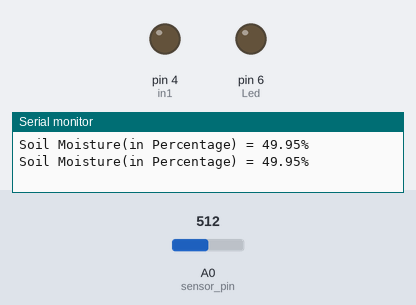
Simulated run of this sketch. Board: Arduino Uno, built with avr-gcc and run on an emulated ATmega328P. Shown: output pins drawn as LEDs (lit = HIGH), the last lines printed to the serial monitor. The inputs (shaded band) are chosen by the test bench; at power-on: A0 (sensor_pin) = 512.

Above: at 1.8 s.
1.9 s: A0 (sensor_pin) set to 599
4.2 s: A0 (sensor_pin) set to 625
At 7.2 s:
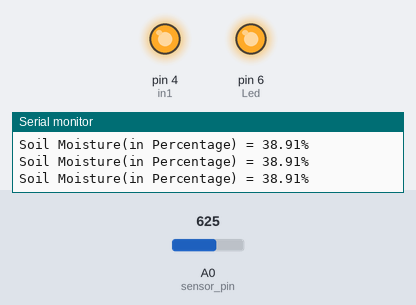
7.5 s: A0 (sensor_pin) set to 511
At 9.5 s:
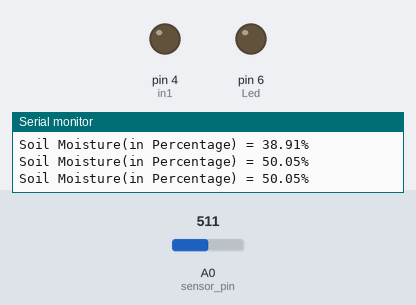
10.5 s: A0 (sensor_pin) set to 716
At 13.1 s:
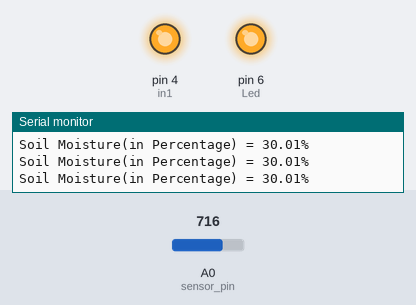
Timing chart, 0 to 14.5 s (numbered marks = the images above; inputs shaded):
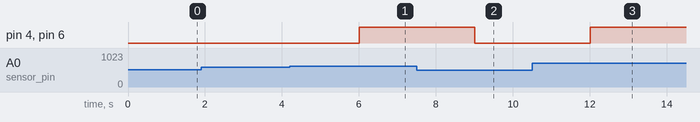

The sketch:

3._block_City.ino
```cpp
const int sensor_pin = A0;  /* Connect Soil moisture analog sensor pin to A0 of NodeMCU */
const int in1 = 4;
const int Led= 6;
void setup() {
  Serial.begin(9600); /* Define baud rate for serial communication */
}

void loop() {
  float moisture_percentage;

  moisture_percentage = ( 100.00 - ( (analogRead(sensor_pin)/1023.00) * 100.00 ) );

  Serial.print("Soil Moisture(in Percentage) = ");
  Serial.print(moisture_percentage);
  Serial.println("%");

  delay(1000);
  if (moisture_percentage <40)
   {
    analogWrite(in1,255);
   analogWrite(Led,255);
   }
 else
 {
    analogWrite(in1,0);
analogWrite(Led,0);

   }
}
```

Measured:
- the behaviour switches between 613 and 614 on A0 (sensor_pin) (found by bisection; images 0 and 1)
- after the input at 4.2 s, pin 4 (in1), pin 6 (Led): LOW → HIGH after 1.8 s
- after the input at 7.5 s, pin 4 (in1), pin 6 (Led): HIGH → LOW after 1.5 s
- after the input at 10.5 s, pin 4 (in1), pin 6 (Led): LOW → HIGH after 1.5 s
